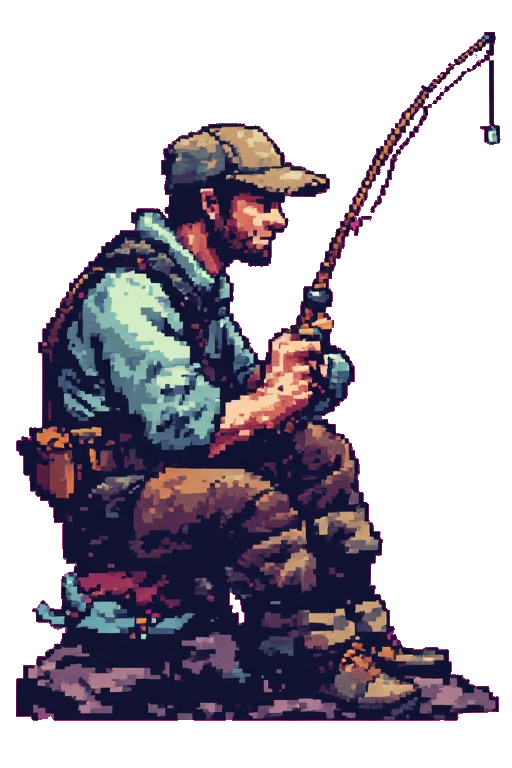
#> input picture assets/pixel_art_16-bit_retro_pixel_a.jpg, 512 x 768 px
$ python fix_sprites.py assets/fisherman.png
#> lines starting #> are read from the running program, lines starting #| are printed output that depends on the picture
#!/usr/bin/env python3
"""Fix sprite backgrounds: drop near-black and dark-magenta fringe to transparent."""
import os, sys
from PIL import Image

ASSETS = os.path.join(os.path.dirname(os.path.abspath(__file__)), "assets")
# ponytail: single sprite pair; append more (src_jpg, out_png) tuples if needed
SRC = [
    ("pixel_art_16-bit_retro_pixel_a.jpg", "fisherman.png"),
    ("pixel_art_16-bit_retro_pixel_a (3).jpg", "dock.png"),
]

def fix(img: Image.Image) -> Image.Image:
    img = img.convert("RGBA")
    px = img.load()
    w, h = img.size
    for y in range(h):
        for x in range(w):
            r, g, b, a = px[x, y]
            if r < 15 and g < 15 and b < 15:          # near-black
                px[x, y] = (0, 0, 0, 0)
            elif r > 60 and b > 60 and g < 40:        # dark magenta/purple fringe
                px[x, y] = (0, 0, 0, 0)
    return img

def main():
    for src, out in SRC:
        path = os.path.join(ASSETS, src)
        if not os.path.exists(path):
            print(f"skip (missing): {path}")
            continue
        fix(Image.open(path)).save(os.path.join(ASSETS, out))
#> in fix, img is the input picture: PIL image 512x768 RGBA; mean R, G, B, A 32.8, 27, 35.9, 110.2
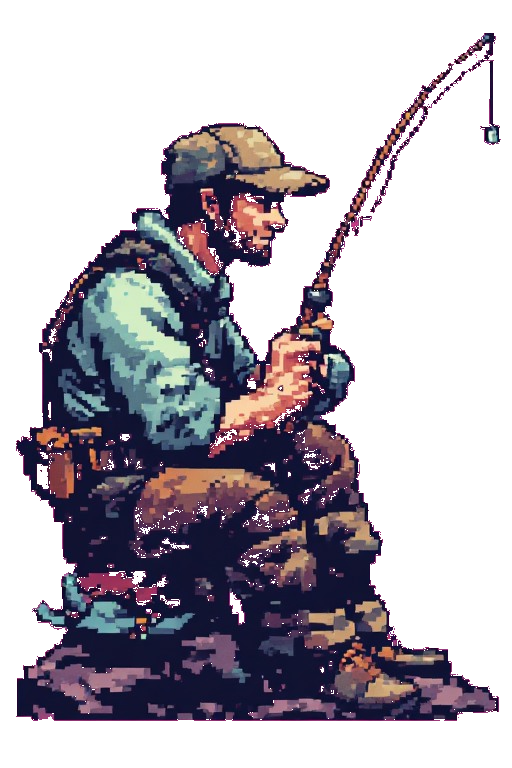
#> saved as fisherman.png: PIL image 512x768 RGBA; mean R, G, B, A 31.7, 26.6, 34.9, 106.9; transparent parts drawn white
        print(f"wrote {out}")
#> pass 2 of the loop in main, `for src, out in SRC:`:
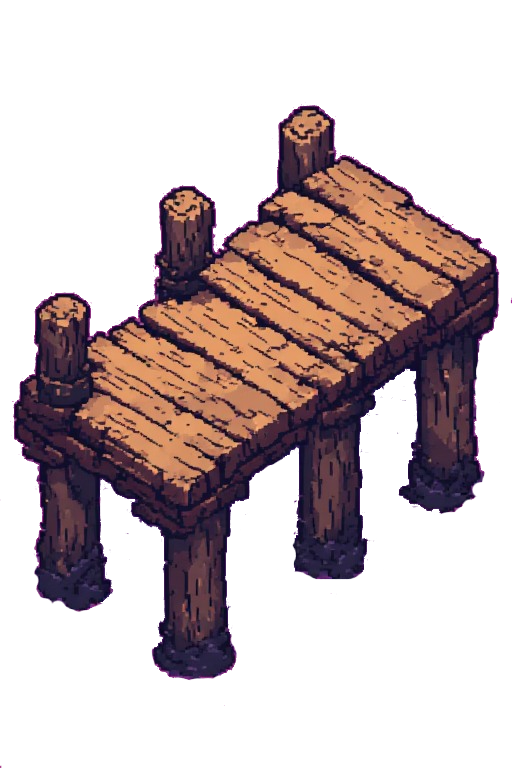
#> input picture assets/pixel_art_16-bit_retro_pixel_a (3).jpg, 512 x 768 px
#> in fix, img is the input picture: PIL image 512x768 RGBA; mean R, G, B, A 40.4, 26.4, 27.1, 93.8
#> in main, `fix(Image.open(path)).save(os.path.join(ASSETS, out))`:
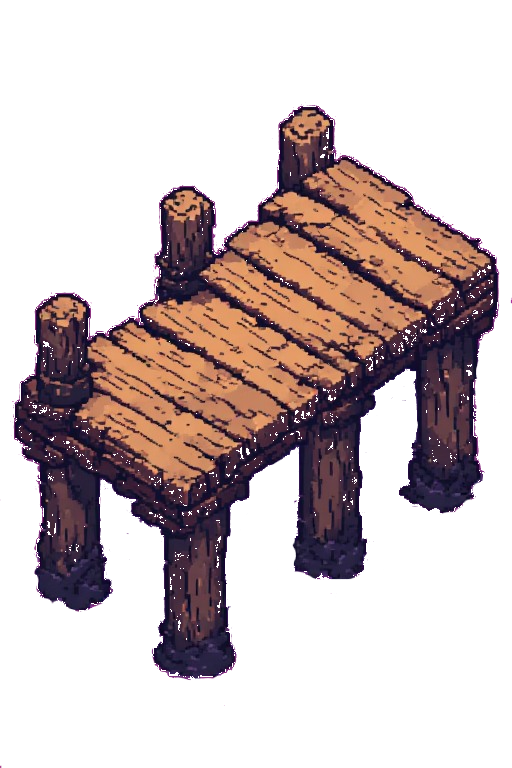
#> saved as dock.png: PIL image 512x768 RGBA; mean R, G, B, A 39.9, 26.1, 26.5, 92; transparent parts drawn white

def selftest():
    im = Image.new("RGB", (3, 1), (0, 0, 0))
    im.putpixel((1, 0), (200, 10, 200))   # dark magenta -> clear
    im.putpixel((2, 0), (100, 100, 100))  # grey -> keep
    out = fix(im)
    assert out.getpixel((0, 0))[3] == 0, "black not cleared"
    assert out.getpixel((1, 0))[3] == 0, "magenta not cleared"
    assert out.getpixel((2, 0))[3] == 255, "grey wrongly cleared"
    print("selftest OK")

if __name__ == "__main__":
    selftest() if sys.argv[1:] == ["--test"] else main()
